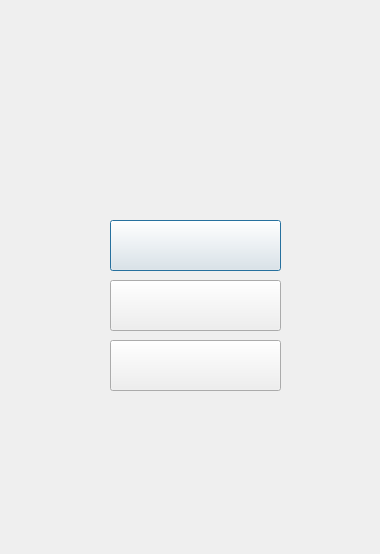
<?xml version="1.0" encoding="UTF-8"?>
<ui version="4.0">
 <class>login</class>
 <widget class="QDialog" name="login">
  <property name="geometry">
   <rect>
    <x>0</x>
    <y>0</y>
    <width>380</width>
    <height>554</height>
   </rect>
  </property>
  <property name="sizePolicy">
   <sizepolicy hsizetype="Fixed" vsizetype="Fixed">
    <horstretch>0</horstretch>
    <verstretch>0</verstretch>
   </sizepolicy>
  </property>
  <property name="minimumSize">
   <size>
    <width>380</width>
    <height>554</height>
   </size>
  </property>
  <property name="maximumSize">
   <size>
    <width>380</width>
    <height>554</height>
   </size>
  </property>
  <property name="windowTitle">
   <string>Dialog</string>
  </property>
  <property name="styleSheet">
   <string notr="true">background-image: url(:/File/ground/94600.jpg);</string>
  </property>
  <widget class="QPushButton" name="But_1">
   <property name="geometry">
    <rect>
     <x>110</x>
     <y>220</y>
     <width>171</width>
     <height>51</height>
    </rect>
   </property>
   <property name="sizePolicy">
    <sizepolicy hsizetype="Fixed" vsizetype="Fixed">
     <horstretch>0</horstretch>
     <verstretch>0</verstretch>
    </sizepolicy>
   </property>
   <property name="styleSheet">
    <string notr="true">border-image: url(:/File/ground/button_1.jpg);
</string>
   </property>
   <property name="text">
    <string/>
   </property>
  </widget>
  <widget class="QPushButton" name="But_2">
   <property name="geometry">
    <rect>
     <x>110</x>
     <y>280</y>
     <width>171</width>
     <height>51</height>
    </rect>
   </property>
   <property name="sizePolicy">
    <sizepolicy hsizetype="Fixed" vsizetype="Fixed">
     <horstretch>0</horstretch>
     <verstretch>0</verstretch>
    </sizepolicy>
   </property>
   <property name="styleSheet">
    <string notr="true">border-image: url(:/File/ground/button_2.jpg);</string>
   </property>
   <property name="text">
    <string/>
   </property>
  </widget>
  <widget class="QPushButton" name="pushButton">
   <property name="geometry">
    <rect>
     <x>110</x>
     <y>340</y>
     <width>171</width>
     <height>51</height>
    </rect>
   </property>
   <property name="sizePolicy">
    <sizepolicy hsizetype="Fixed" vsizetype="Fixed">
     <horstretch>0</horstretch>
     <verstretch>0</verstretch>
    </sizepolicy>
   </property>
   <property name="styleSheet">
    <string notr="true">border-image: url(:/File/ground/button_3.jpg);</string>
   </property>
   <property name="text">
    <string/>
   </property>
  </widget>
 </widget>
 <resources/>
 <connections/>
</ui>
